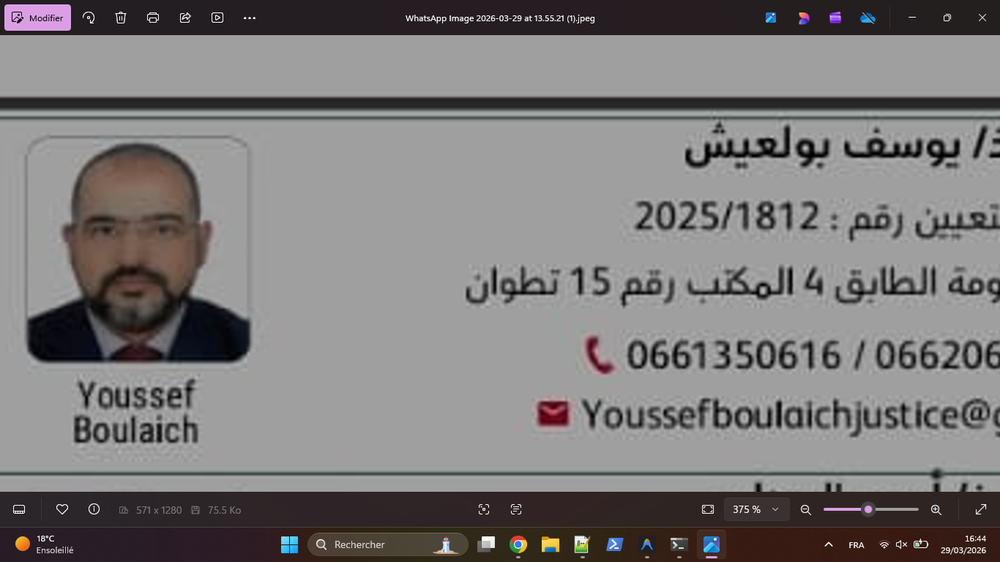
#> input picture assets/tempon/1.png, 1000 x 562 px, shrunk from 1366 x 768 before the run, found by its file name; its folder holds only this picture in this run
$ python deploy_portraits.py
#> lines starting #> are read from the running program, lines starting #| are printed output that depends on the picture
#> further down, img is the input picture: PIL image 1000x562 RGBA; mean R, G, B, A 125, 122.4, 122.3, 255
import os
from PIL import Image, ImageChops

SOURCE = "assets/tempon"
DEST = "assets/images/huissiers"

if not os.path.exists(DEST):
    os.makedirs(DEST)

def trim_to_portrait(img):
    # On cherche le premier cadre non blanc
    # Le portrait est dans un cadre gris avec un fond clair autour
    bg = Image.new("RGB", img.size, (255, 255, 255))
#> bg: PIL image 1000x562 RGB; every value is 255
    diff = ImageChops.difference(img.convert("RGB"), bg)
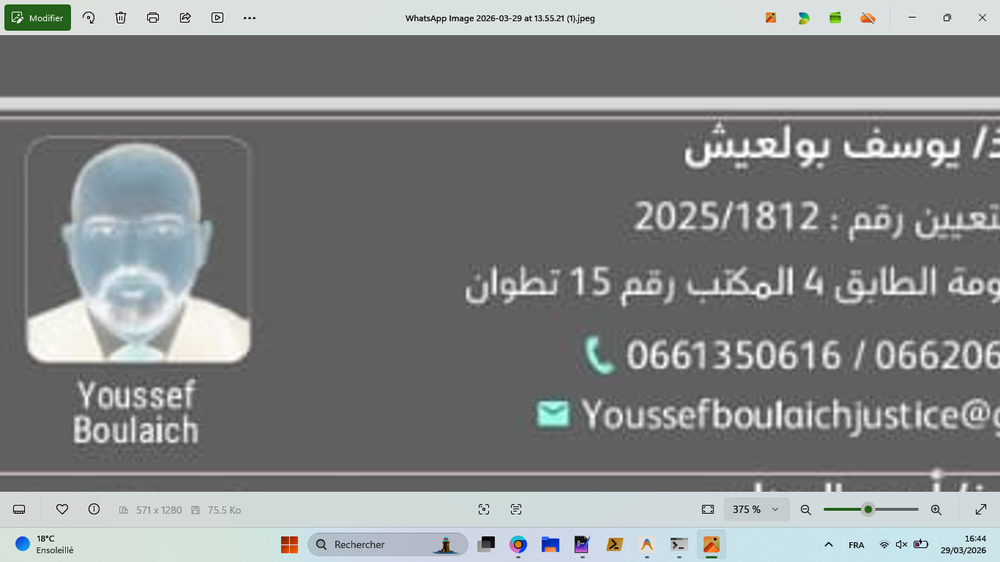
#> diff: PIL image 1000x562 RGB; mean R, G, B 130, 132.6, 132.7
    bbox = diff.getbbox()
#> bbox = (0, 0, 1000, 562)
    if not bbox:
        return img

    left, top, right, bottom = bbox
#> left = 0; top = 0; right = 1000; bottom = 562
    # Le portrait est un carré à gauche. On prend la hauteur comme référence pour la largeur.
    portrait_size = bottom - top
#> portrait_size = 562
    # On ajuste un peu pour enlever la bordure grise si nécessaire
    return img.crop((left, top, left + portrait_size, bottom))
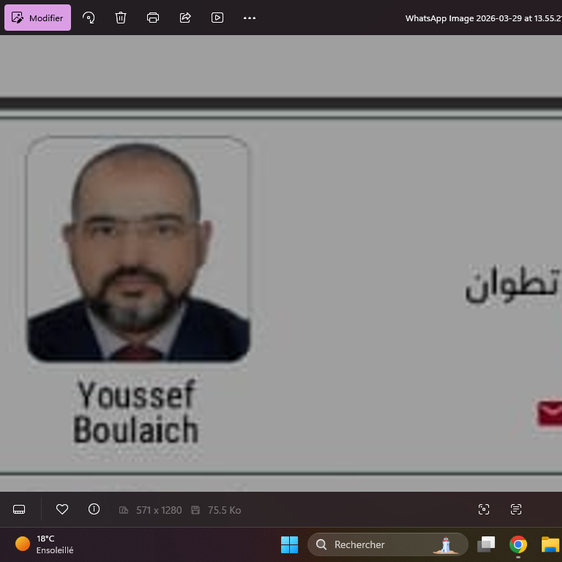
#> returned value: PIL image 562x562 RGBA; mean R, G, B, A 125.1, 122.1, 122.3, 255

files = [f for f in os.listdir(SOURCE) if f.lower().endswith(('.png', '.jpg'))]

for f in files:
    try:
        img = Image.open(os.path.join(SOURCE, f))
        portrait = trim_to_portrait(img)
        num = f.split('.')[0]
        portrait.save(f"{DEST}/huissier_photo_{num}.png")
    except Exception as e:
        print(f"Error {f}: {e}")

print("Cleanup and extraction finished!")

$ run again, on assets/tempon/13.png
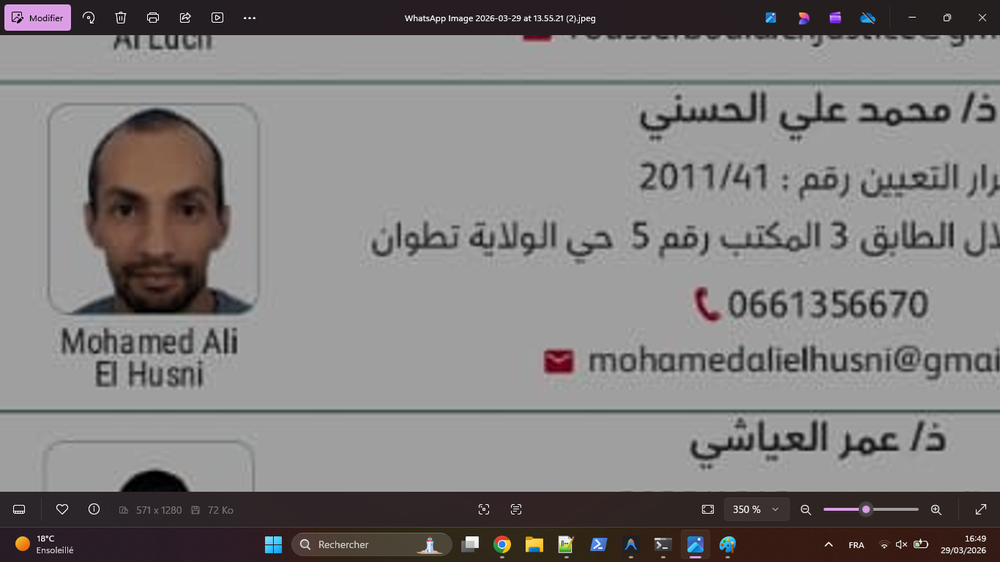
#> input picture assets/tempon/13.png, 1000 x 562 px, shrunk from 1366 x 768 before the run, found by its file name
#> img is the input picture: PIL image 1000x562 RGBA; mean R, G, B, A 129.6, 126.7, 126.5, 255
#> bg: PIL image 1000x562 RGB; every value is 255
#> in trim_to_portrait, `diff = ImageChops.difference(img.convert("RGB"), bg)`:
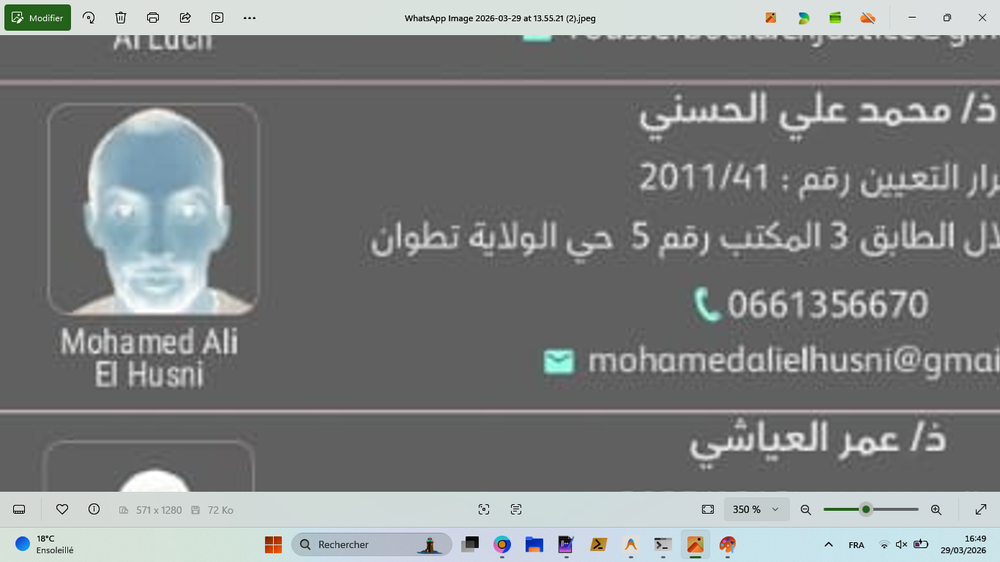
#> diff: PIL image 1000x562 RGB; mean R, G, B 125.4, 128.3, 128.5
#> bbox = (0, 0, 1000, 562)
#> left = 0; right = 1000; bottom = 562
#> in trim_to_portrait, `return img.crop((left, top, left + portrait_size, bottom))`:
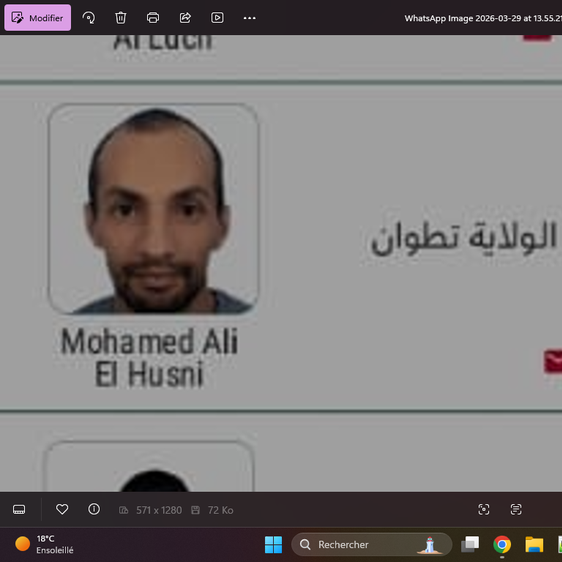
#> returned value: PIL image 562x562 RGBA; mean R, G, B, A 130, 126.5, 126.3, 255

$ run again, on assets/tempon/14.png
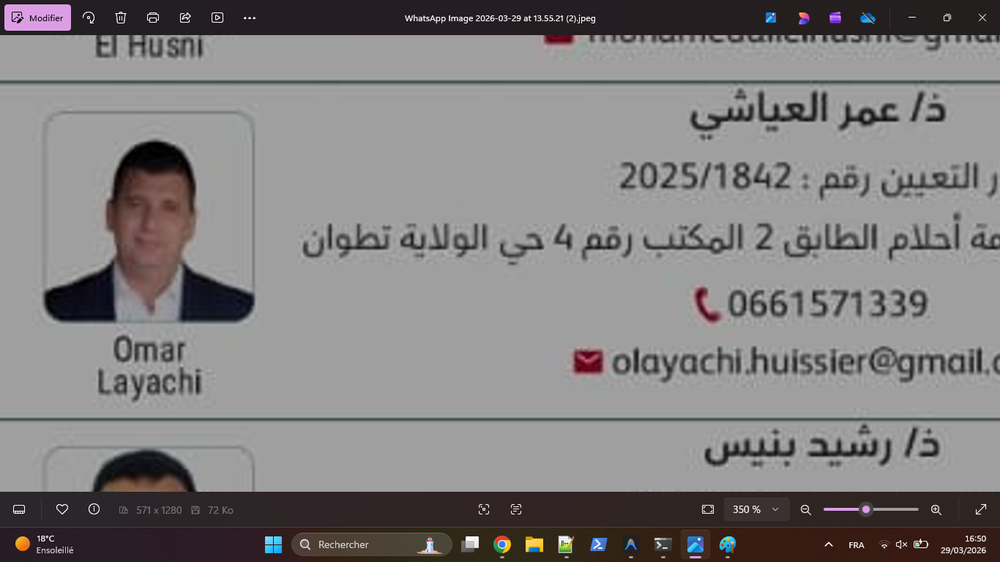
#> input picture assets/tempon/14.png, 1000 x 562 px, shrunk from 1366 x 768 before the run, found by its file name
#> img is the input picture: PIL image 1000x562 RGBA; mean R, G, B, A 129.9, 127.4, 127.6, 255
#> bg: PIL image 1000x562 RGB; every value is 255
#> in trim_to_portrait, `diff = ImageChops.difference(img.convert("RGB"), bg)`:
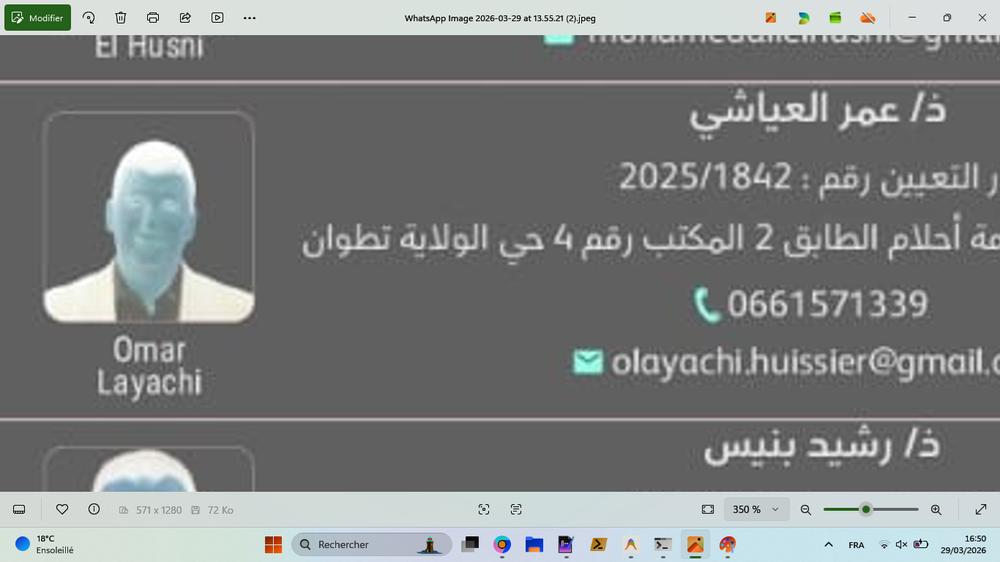
#> diff: PIL image 1000x562 RGB; mean R, G, B 125.1, 127.6, 127.4
#> bbox = (0, 0, 1000, 562)
#> left = 0; right = 1000; bottom = 562
#> in trim_to_portrait, `return img.crop((left, top, left + portrait_size, bottom))`:
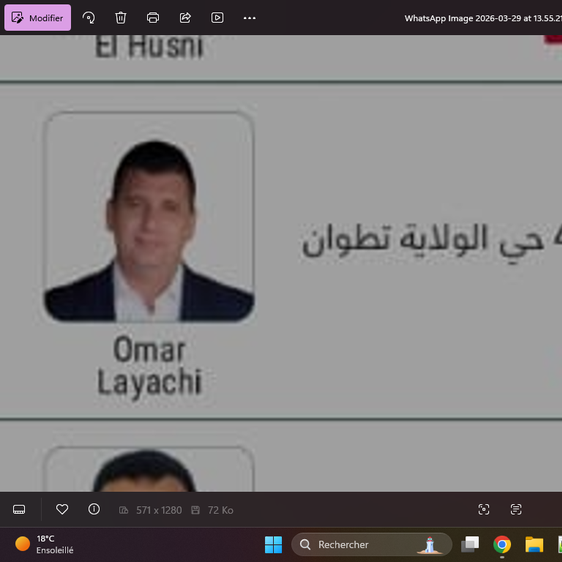
#> returned value: PIL image 562x562 RGBA; mean R, G, B, A 130.3, 127.6, 128.2, 255

$ run again, on assets/tempon/15.png
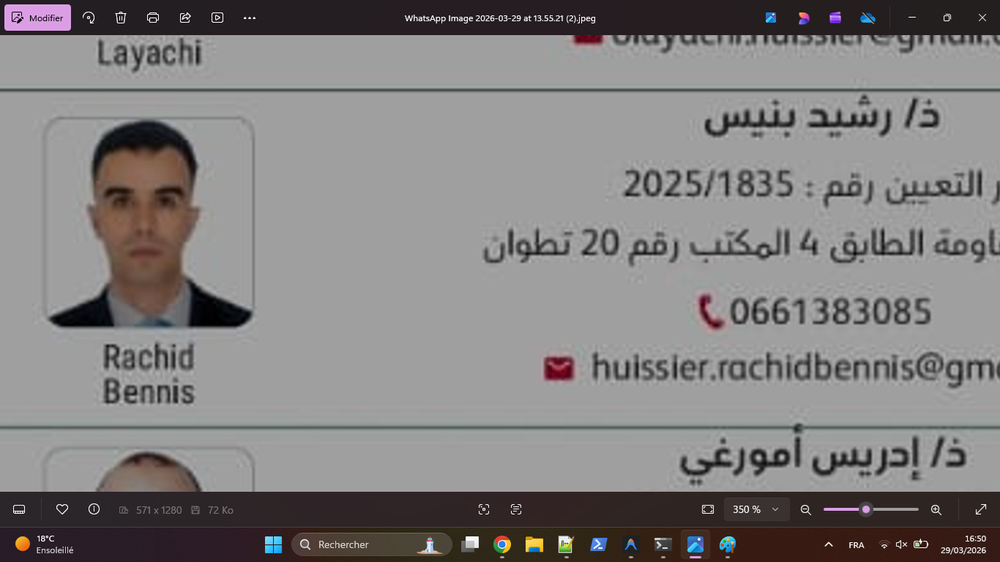
#> input picture assets/tempon/15.png, 1000 x 562 px, shrunk from 1366 x 768 before the run, found by its file name
#> img is the input picture: PIL image 1000x562 RGBA; mean R, G, B, A 130.3, 127.6, 127.5, 255
#> bg: PIL image 1000x562 RGB; every value is 255
#> in trim_to_portrait, `diff = ImageChops.difference(img.convert("RGB"), bg)`:
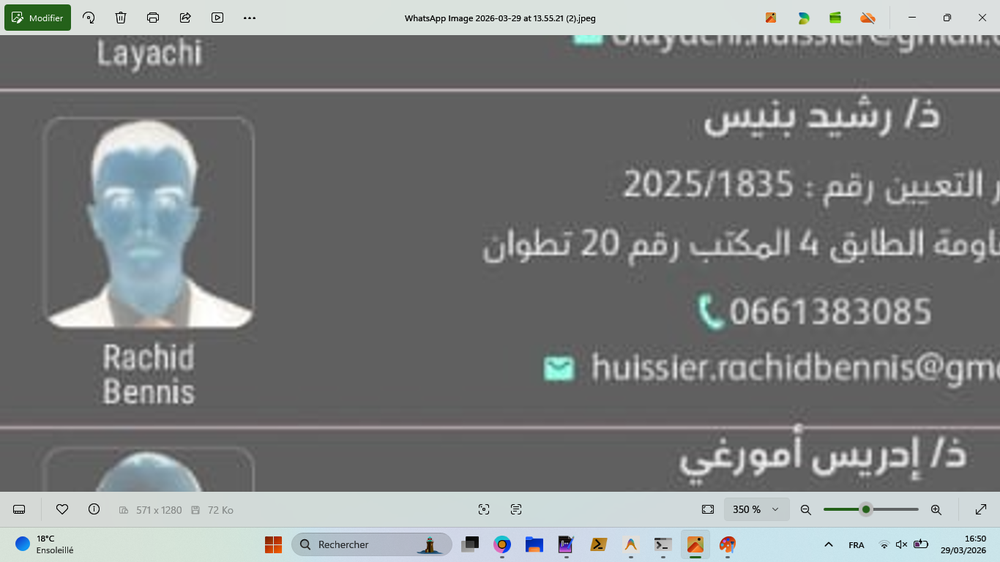
#> diff: PIL image 1000x562 RGB; mean R, G, B 124.7, 127.4, 127.5
#> bbox = (0, 0, 1000, 562)
#> left = 0; right = 1000; bottom = 562
#> in trim_to_portrait, `return img.crop((left, top, left + portrait_size, bottom))`:
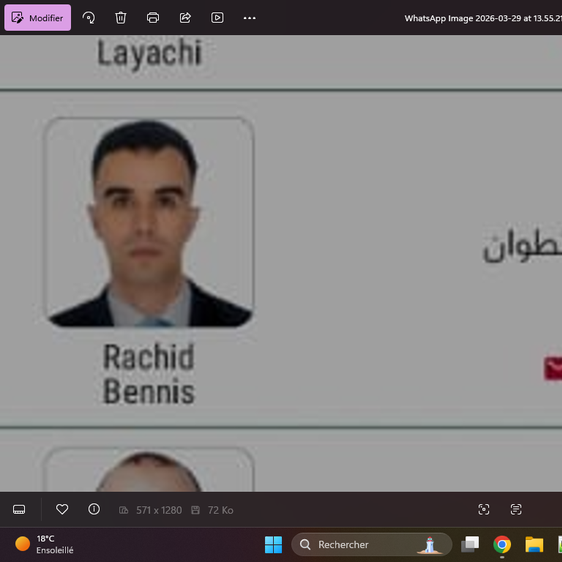
#> returned value: PIL image 562x562 RGBA; mean R, G, B, A 131.4, 128.3, 128.2, 255

$ run again, on assets/tempon/10.png
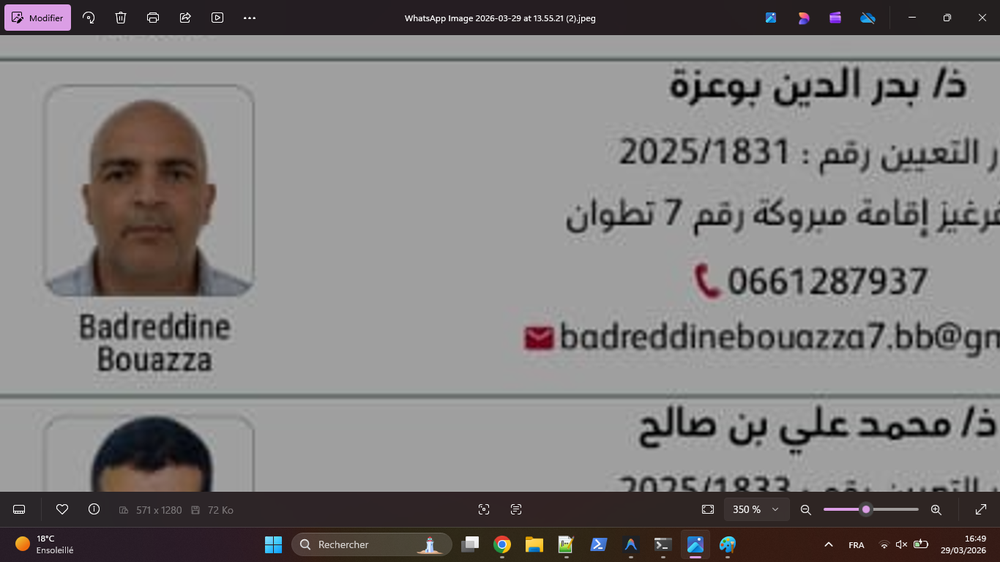
#> input picture assets/tempon/10.png, 1000 x 562 px, shrunk from 1366 x 768 before the run, found by its file name
#> img is the input picture: PIL image 1000x562 RGBA; mean R, G, B, A 128.2, 125.3, 125, 255
#> bg: PIL image 1000x562 RGB; every value is 255
#> in trim_to_portrait, `diff = ImageChops.difference(img.convert("RGB"), bg)`:
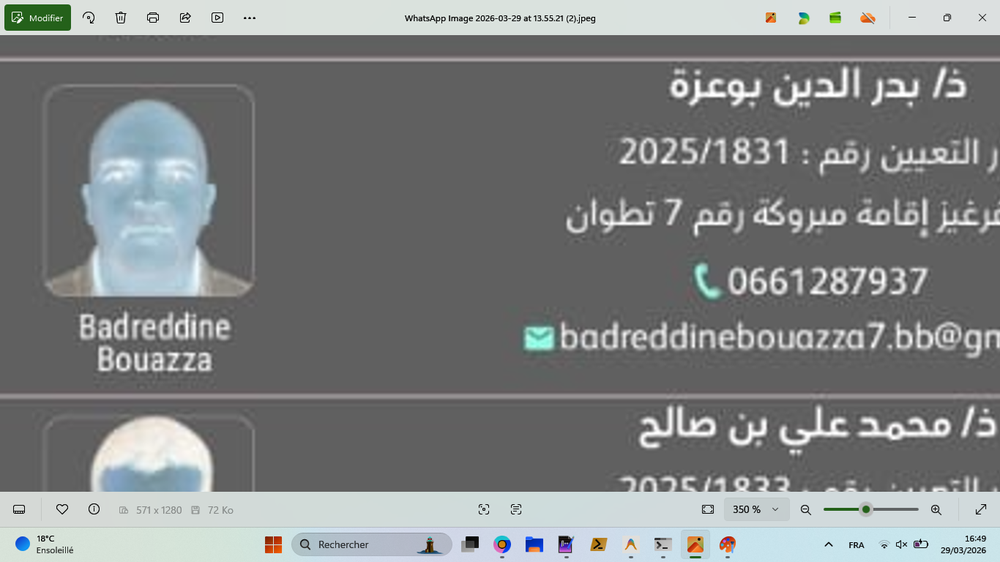
#> diff: PIL image 1000x562 RGB; mean R, G, B 126.8, 129.7, 130
#> bbox = (0, 0, 1000, 562)
#> left = 0; right = 1000; bottom = 562
#> in trim_to_portrait, `return img.crop((left, top, left + portrait_size, bottom))`:
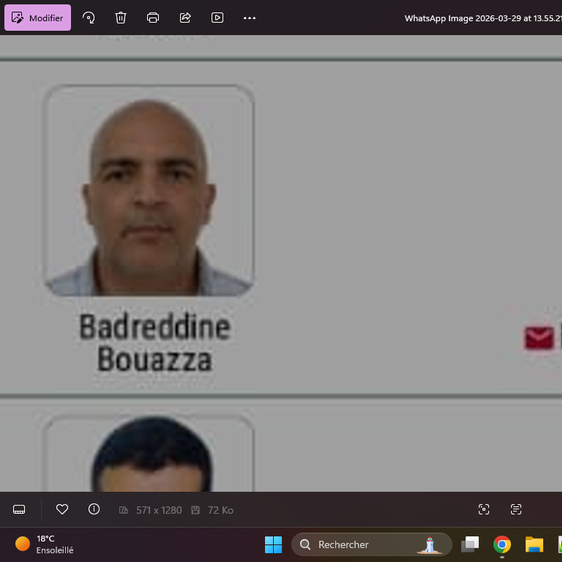
#> returned value: PIL image 562x562 RGBA; mean R, G, B, A 129.5, 125.9, 125.5, 255
